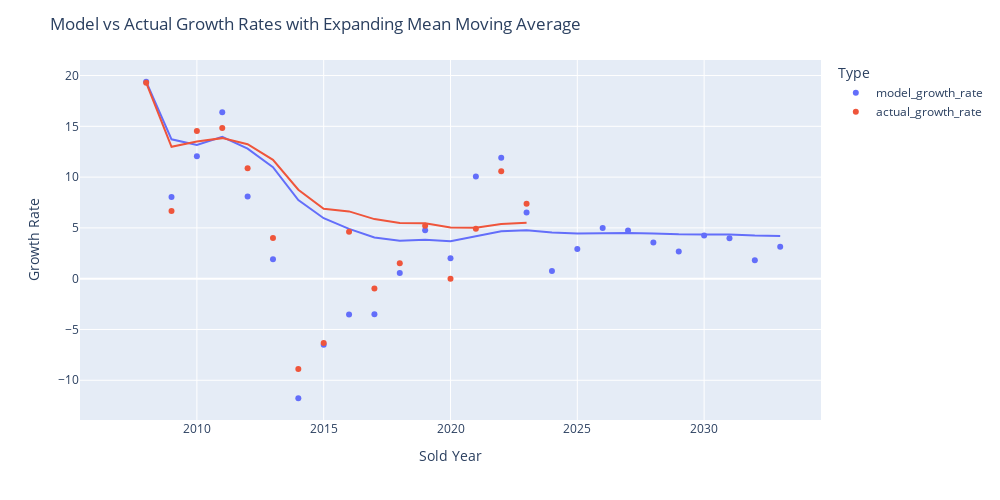

The notebook cell saved with this chart:
### Code cell
# Create a long-form DataFrame suitable for Plotly Express
long_df = prediction_results.melt(id_vars='sold_year', value_vars=['model_growth_rate', 'actual_growth_rate'],
                                  var_name='Type', value_name='Growth Rate')

# Plotting with regression lines
fig = px.scatter(long_df, x='sold_year', y='Growth Rate', color='Type', trendline="expanding")

# Updating plot layout
fig.update_layout(title='Model vs Actual Growth Rates with Expanding Mean Moving Average',
                  xaxis_title='Sold Year',
                  yaxis_title='Growth Rate',
                  legend_title='Type',
                  width = 1000,
                  height = 500)
fig.show()

### Figure 1 — Plotly figure (JSON) as saved in the notebook; plotly's stock layout.template omitted (floating-point values rounded to 4 significant figures)
{"data": [{"hovertemplate": "Type=model_growth_rate<br>sold_year=%{x}<br>Growth Rate=%{y}<extra></extra>", "legendgroup": "model_growth_rate", "marker": {"color": "#636efa", "symbol": "circle"}, "mode": "markers", "name": "model_growth_rate", "orientation": "v", "showlegend": true, "type": "scatter", "x": [2007, 2008, 2009, 2010, 2011, 2012, 2013, 2014, 2015, 2016, 2017, 2018, 2019, 2020, 2021, 2022, 2023, 2024, 2025, 2026, 2027, 2028, 2029, 2030, 2031, 2032, 2033], "xaxis": "x", "y": [null, 19.39, 8.053, 12.05, 16.39, 8.1, 1.918, -11.77, -6.508, -3.515, -3.502, 0.5532, 4.767, 2.013, 10.05, 11.9, 6.526, 0.7495, 2.927, 4.983, 4.733, 3.563, 2.673, 4.263, 3.989, 1.818, 3.14], "yaxis": "y"}, {"hovertemplate": "<b>Expanding mean trendline</b><br><br>Type=model_growth_rate<br>sold_year=%{x}<br>Growth Rate=%{y} <b>(trend)</b><extra></extra>", "legendgroup": "model_growth_rate", "marker": {"color": "#636efa", "symbol": "circle"}, "mode": "lines", "name": "model_growth_rate", "showlegend": false, "type": "scatter", "x": [2008, 2009, 2010, 2011, 2012, 2013, 2014, 2015, 2016, 2017, 2018, 2019, 2020, 2021, 2022, 2023, 2024, 2025, 2026, 2027, 2028, 2029, 2030, 2031, 2032, 2033], "xaxis": "x", "y": [19.39, 13.72, 13.16, 13.97, 12.8, 10.98, 7.733, 5.953, 4.901, 4.06, 3.741, 3.827, 3.687, 4.142, 4.659, 4.776, 4.539, 4.449, 4.477, 4.49, 4.446, 4.365, 4.361, 4.345, 4.244, 4.202], "yaxis": "y"}, {"hovertemplate": "Type=actual_growth_rate<br>sold_year=%{x}<br>Growth Rate=%{y}<extra></extra>", "legendgroup": "actual_growth_rate", "marker": {"color": "#EF553B", "symbol": "circle"}, "mode": "markers", "name": "actual_growth_rate", "orientation": "v", "showlegend": true, "type": "scatter", "x": [2007, 2008, 2009, 2010, 2011, 2012, 2013, 2014, 2015, 2016, 2017, 2018, 2019, 2020, 2021, 2022, 2023, 2024, 2025, 2026, 2027, 2028, 2029, 2030, 2031, 2032, 2033], "xaxis": "x", "y": [null, 19.29, 6.673, 14.54, 14.84, 10.87, 4.01, -8.896, -6.322, 4.628, -0.9643, 1.515, 5.209, -0.001411, 4.913, 10.58, 7.374, null, null, null, null, null, null, null, null, null, null], "yaxis": "y"}, {"hovertemplate": "<b>Expanding mean trendline</b><br><br>Type=actual_growth_rate<br>sold_year=%{x}<br>Growth Rate=%{y} <b>(trend)</b><extra></extra>", "legendgroup": "actual_growth_rate", "marker": {"color": "#EF553B", "symbol": "circle"}, "mode": "lines", "name": "actual_growth_rate", "showlegend": false, "type": "scatter", "x": [2008, 2009, 2010, 2011, 2012, 2013, 2014, 2015, 2016, 2017, 2018, 2019, 2020, 2021, 2022, 2023], "xaxis": "x", "y": [19.29, 12.98, 13.5, 13.84, 13.24, 11.7, 8.762, 6.876, 6.626, 5.867, 5.472, 5.45, 5.03, 5.022, 5.392, 5.516], "yaxis": "y"}], "layout": {"height": 500, "legend": {"title": {"text": "Type"}, "tracegroupgap": 0}, "margin": {"t": 60}, "title": {"text": "Model vs Actual Growth Rates with Expanding Mean Moving Average"}, "width": 1000, "xaxis": {"anchor": "y", "domain": [0, 1], "title": {"text": "Sold Year"}}, "yaxis": {"anchor": "x", "domain": [0, 1], "title": {"text": "Growth Rate"}}}}
